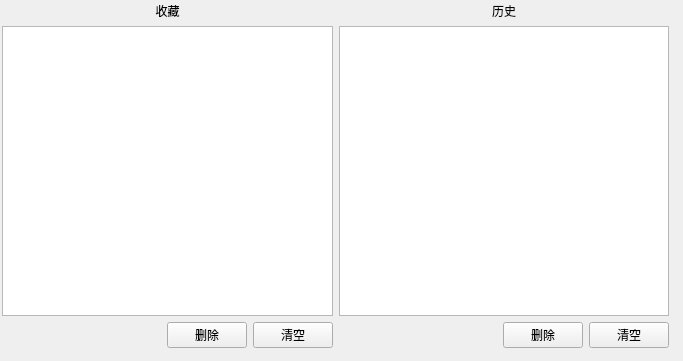
<?xml version="1.0" encoding="UTF-8"?>
<ui version="4.0">
 <class>shoucang</class>
 <widget class="QWidget" name="shoucang">
  <property name="geometry">
   <rect>
    <x>0</x>
    <y>0</y>
    <width>683</width>
    <height>361</height>
   </rect>
  </property>
  <property name="windowTitle">
   <string>Form</string>
  </property>
  <property name="styleSheet">
   <string notr="true"/>
  </property>
  <widget class="QWidget" name="verticalLayoutWidget">
   <property name="geometry">
    <rect>
     <x>0</x>
     <y>0</y>
     <width>671</width>
     <height>350</height>
    </rect>
   </property>
   <layout class="QVBoxLayout" name="verticalLayout">
    <property name="leftMargin">
     <number>2</number>
    </property>
    <property name="topMargin">
     <number>2</number>
    </property>
    <property name="rightMargin">
     <number>2</number>
    </property>
    <property name="bottomMargin">
     <number>2</number>
    </property>
    <item>
     <layout class="QHBoxLayout" name="horizontalLayout_2">
      <item>
       <widget class="QLabel" name="label">
        <property name="text">
         <string>收藏</string>
        </property>
        <property name="alignment">
         <set>Qt::AlignCenter</set>
        </property>
        <property name="margin">
         <number>0</number>
        </property>
       </widget>
      </item>
      <item>
       <widget class="QLabel" name="label_2">
        <property name="text">
         <string>历史</string>
        </property>
        <property name="alignment">
         <set>Qt::AlignCenter</set>
        </property>
       </widget>
      </item>
     </layout>
    </item>
    <item>
     <layout class="QHBoxLayout" name="horizontalLayout">
      <item>
       <widget class="QListWidget" name="shoucang_list"/>
      </item>
      <item>
       <widget class="QListWidget" name="lishi_list"/>
      </item>
     </layout>
    </item>
    <item>
     <layout class="QHBoxLayout" name="horizontalLayout_3">
      <item>
       <spacer name="horizontalSpacer">
        <property name="orientation">
         <enum>Qt::Horizontal</enum>
        </property>
        <property name="sizeHint" stdset="0">
         <size>
          <width>40</width>
          <height>20</height>
         </size>
        </property>
       </spacer>
      </item>
      <item>
       <widget class="QPushButton" name="pushButton_2">
        <property name="sizePolicy">
         <sizepolicy hsizetype="Minimum" vsizetype="Fixed">
          <horstretch>0</horstretch>
          <verstretch>0</verstretch>
         </sizepolicy>
        </property>
        <property name="text">
         <string>删除</string>
        </property>
       </widget>
      </item>
      <item>
       <widget class="QPushButton" name="pushButton_3">
        <property name="text">
         <string>清空</string>
        </property>
       </widget>
      </item>
      <item>
       <spacer name="horizontalSpacer_2">
        <property name="orientation">
         <enum>Qt::Horizontal</enum>
        </property>
        <property name="sizeHint" stdset="0">
         <size>
          <width>40</width>
          <height>20</height>
         </size>
        </property>
       </spacer>
      </item>
      <item>
       <widget class="QPushButton" name="pushButton_4">
        <property name="text">
         <string>删除</string>
        </property>
       </widget>
      </item>
      <item>
       <widget class="QPushButton" name="pushButton">
        <property name="text">
         <string>清空</string>
        </property>
       </widget>
      </item>
     </layout>
    </item>
   </layout>
  </widget>
 </widget>
 <resources/>
 <connections/>
</ui>
